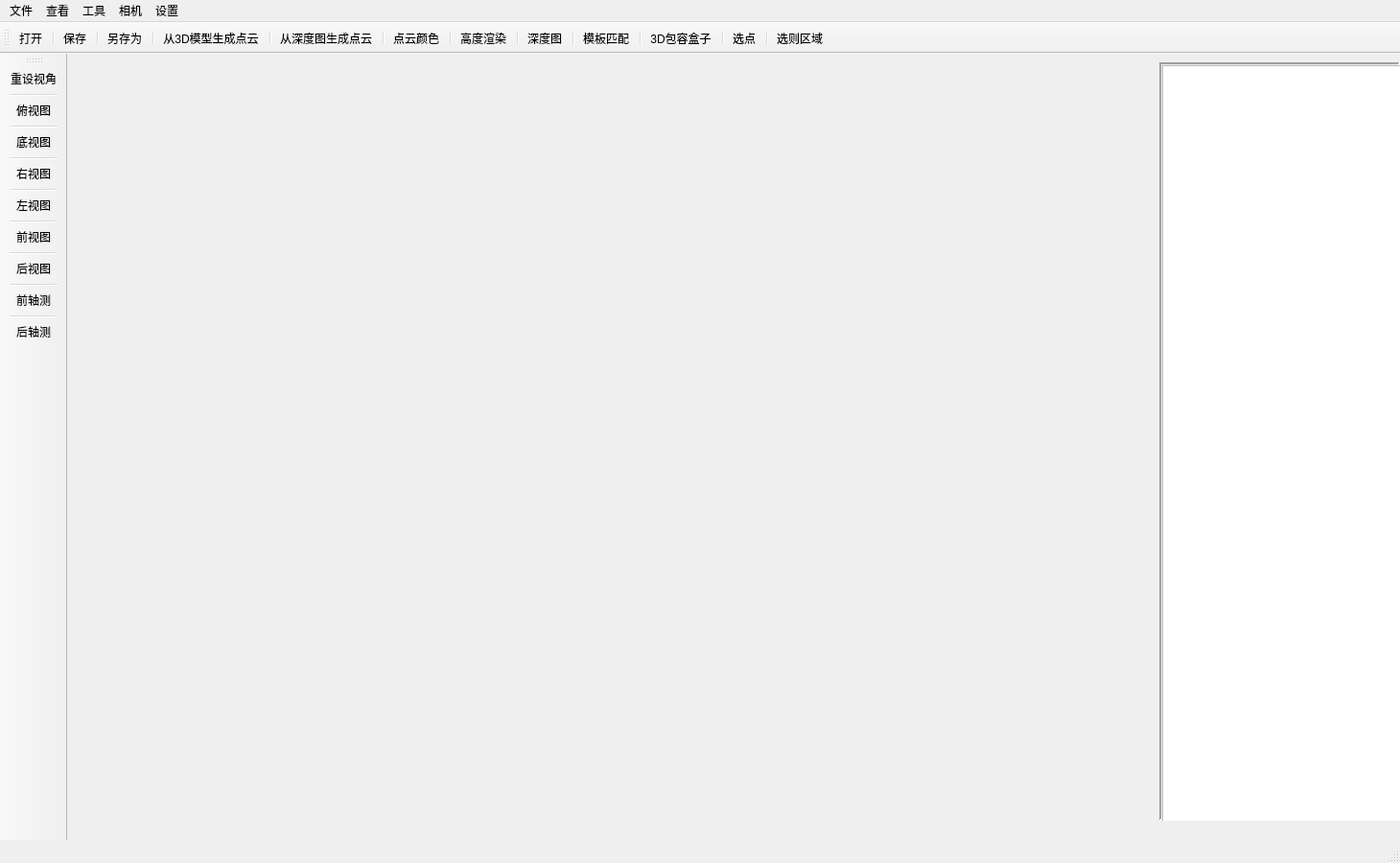
<?xml version="1.0" encoding="UTF-8"?>
<ui version="4.0">
 <class>PCLvisionClass</class>
 <widget class="QMainWindow" name="PCLvisionClass">
  <property name="geometry">
   <rect>
    <x>0</x>
    <y>0</y>
    <width>1460</width>
    <height>900</height>
   </rect>
  </property>
  <property name="minimumSize">
   <size>
    <width>1460</width>
    <height>900</height>
   </size>
  </property>
  <property name="windowTitle">
   <string>CloudVision</string>
  </property>
  <widget class="QWidget" name="centralWidget">
   <property name="minimumSize">
    <size>
     <width>900</width>
     <height>600</height>
    </size>
   </property>
   <widget class="QVTKOpenGLNativeWidget" name="qvtkWidget" native="true">
    <property name="geometry">
     <rect>
      <x>11</x>
      <y>10</y>
      <width>1121</width>
      <height>791</height>
     </rect>
    </property>
    <property name="minimumSize">
     <size>
      <width>820</width>
      <height>490</height>
     </size>
    </property>
   </widget>
   <widget class="QFrame" name="frame">
    <property name="geometry">
     <rect>
      <x>1139</x>
      <y>9</y>
      <width>251</width>
      <height>791</height>
     </rect>
    </property>
    <property name="frameShape">
     <enum>QFrame::Panel</enum>
    </property>
    <property name="frameShadow">
     <enum>QFrame::Sunken</enum>
    </property>
    <property name="lineWidth">
     <number>2</number>
    </property>
    <widget class="QPlainTextEdit" name="infoTextEdit">
     <property name="geometry">
      <rect>
       <x>3</x>
       <y>3</y>
       <width>251</width>
       <height>811</height>
      </rect>
     </property>
    </widget>
   </widget>
  </widget>
  <widget class="QToolBar" name="mainToolBar">
   <property name="minimumSize">
    <size>
     <width>0</width>
     <height>0</height>
    </size>
   </property>
   <property name="maximumSize">
    <size>
     <width>16777215</width>
     <height>60</height>
    </size>
   </property>
   <property name="iconSize">
    <size>
     <width>40</width>
     <height>40</height>
    </size>
   </property>
   <attribute name="toolBarArea">
    <enum>TopToolBarArea</enum>
   </attribute>
   <attribute name="toolBarBreak">
    <bool>false</bool>
   </attribute>
   <addaction name="action_open"/>
   <addaction name="separator"/>
   <addaction name="action_save"/>
   <addaction name="separator"/>
   <addaction name="action_saveO"/>
   <addaction name="separator"/>
   <addaction name="action_Generate"/>
   <addaction name="separator"/>
   <addaction name="action_Depth2Cloud"/>
   <addaction name="separator"/>
   <addaction name="action_setColor"/>
   <addaction name="separator"/>
   <addaction name="action_heightRamp"/>
   <addaction name="separator"/>
   <addaction name="action_DepthMap"/>
   <addaction name="separator"/>
   <addaction name="action_TemplateMatching"/>
   <addaction name="separator"/>
   <addaction name="action_BOX3D"/>
   <addaction name="separator"/>
   <addaction name="action_pickPoints"/>
   <addaction name="separator"/>
   <addaction name="action_pickArea"/>
  </widget>
  <widget class="QStatusBar" name="statusBar">
   <property name="minimumSize">
    <size>
     <width>0</width>
     <height>24</height>
    </size>
   </property>
  </widget>
  <widget class="QMenuBar" name="menuBar">
   <property name="geometry">
    <rect>
     <x>0</x>
     <y>0</y>
     <width>1460</width>
     <height>17</height>
    </rect>
   </property>
   <widget class="QMenu" name="menu">
    <property name="title">
     <string>文件</string>
    </property>
    <addaction name="action_open"/>
    <addaction name="action_save"/>
    <addaction name="action_saveO"/>
   </widget>
   <widget class="QMenu" name="menu_2">
    <property name="title">
     <string>查看</string>
    </property>
    <addaction name="action_setColor"/>
    <addaction name="action_heightRamp"/>
    <addaction name="action_DepthMap"/>
    <addaction name="action_Generate"/>
    <addaction name="action_Depth2Cloud"/>
   </widget>
   <widget class="QMenu" name="menu_3">
    <property name="title">
     <string>工具</string>
    </property>
    <widget class="QMenu" name="menu_6">
     <property name="title">
      <string>滤波</string>
     </property>
     <property name="icon">
      <iconset>
       <normaloff>image/filter.png</normaloff>image/filter.png</iconset>
     </property>
     <addaction name="action_PassThrough"/>
     <addaction name="action_RemoveOutliers"/>
     <addaction name="action_RadiusFilter"/>
     <addaction name="action_Conditional"/>
     <addaction name="action_VoxelGrid"/>
     <addaction name="action_UniformSampling"/>
     <addaction name="action_UpSampling"/>
     <addaction name="action_Projection"/>
    </widget>
    <widget class="QMenu" name="menu_5">
     <property name="title">
      <string>关键点</string>
     </property>
     <property name="icon">
      <iconset>
       <normaloff>image/keypoint.png</normaloff>image/keypoint.png</iconset>
     </property>
     <addaction name="action_NARFKeyPoint"/>
    </widget>
    <widget class="QMenu" name="menuRANSAC">
     <property name="title">
      <string>点云分割</string>
     </property>
     <property name="icon">
      <iconset>
       <normaloff>image/ransac.png</normaloff>image/ransac.png</iconset>
     </property>
     <addaction name="action_Plane"/>
     <addaction name="action_Line"/>
     <addaction name="action_Circle2D"/>
     <addaction name="action_Circle3D"/>
     <addaction name="action_Sphere"/>
     <addaction name="action_Cylinder"/>
     <addaction name="action_Cone"/>
     <addaction name="action_RegionGrow"/>
     <addaction name="action_ECE"/>
    </widget>
    <widget class="QMenu" name="menu_8">
     <property name="title">
      <string>表面法线估计</string>
     </property>
     <property name="icon">
      <iconset>
       <normaloff>image/Normal.png</normaloff>image/Normal.png</iconset>
     </property>
     <addaction name="action_Normal3D"/>
     <addaction name="action_IntegralImage"/>
    </widget>
    <widget class="QMenu" name="menu_7">
     <property name="title">
      <string>配准</string>
     </property>
     <property name="icon">
      <iconset>
       <normaloff>image/Register.png</normaloff>image/Register.png</iconset>
     </property>
     <addaction name="action_NDT"/>
     <addaction name="action_ICP"/>
    </widget>
    <widget class="QMenu" name="menu_9">
     <property name="title">
      <string>曲面重建</string>
     </property>
     <property name="icon">
      <iconset>
       <normaloff>image/surface.png</normaloff>image/surface.png</iconset>
     </property>
     <addaction name="action_Polygon"/>
     <addaction name="action_GP3"/>
    </widget>
    <addaction name="action_pickPoints"/>
    <addaction name="action_pickArea"/>
    <addaction name="action_BOX3D"/>
    <addaction name="menu_6"/>
    <addaction name="menu_5"/>
    <addaction name="menuRANSAC"/>
    <addaction name="menu_8"/>
    <addaction name="menu_7"/>
    <addaction name="menu_9"/>
    <addaction name="action_TemplateMatching"/>
   </widget>
   <widget class="QMenu" name="menu_4">
    <property name="title">
     <string>相机</string>
    </property>
    <addaction name="action_ZED"/>
    <addaction name="action_Meck"/>
   </widget>
   <widget class="QMenu" name="menu_10">
    <property name="title">
     <string>设置</string>
    </property>
    <addaction name="action_BackgroudColor"/>
   </widget>
   <addaction name="menu"/>
   <addaction name="menu_2"/>
   <addaction name="menu_3"/>
   <addaction name="menu_4"/>
   <addaction name="menu_10"/>
  </widget>
  <widget class="QToolBar" name="toolBar">
   <property name="minimumSize">
    <size>
     <width>0</width>
     <height>0</height>
    </size>
   </property>
   <property name="windowTitle">
    <string>toolBar</string>
   </property>
   <property name="iconSize">
    <size>
     <width>40</width>
     <height>40</height>
    </size>
   </property>
   <attribute name="toolBarArea">
    <enum>LeftToolBarArea</enum>
   </attribute>
   <attribute name="toolBarBreak">
    <bool>false</bool>
   </attribute>
   <addaction name="action_reset"/>
   <addaction name="separator"/>
   <addaction name="action_up"/>
   <addaction name="separator"/>
   <addaction name="action_bottom"/>
   <addaction name="separator"/>
   <addaction name="action_right"/>
   <addaction name="separator"/>
   <addaction name="action_left"/>
   <addaction name="separator"/>
   <addaction name="action_front"/>
   <addaction name="separator"/>
   <addaction name="action_back"/>
   <addaction name="separator"/>
   <addaction name="action_frontIso"/>
   <addaction name="separator"/>
   <addaction name="action_backIso"/>
  </widget>
  <action name="action_up">
   <property name="icon">
    <iconset>
     <normaloff>image/up.png</normaloff>image/up.png</iconset>
   </property>
   <property name="text">
    <string>俯视图</string>
   </property>
  </action>
  <action name="action_front">
   <property name="icon">
    <iconset>
     <normaloff>image/front.png</normaloff>image/front.png</iconset>
   </property>
   <property name="text">
    <string>前视图</string>
   </property>
   <property name="font">
    <font/>
   </property>
  </action>
  <action name="action_left">
   <property name="icon">
    <iconset>
     <normaloff>image/left.png</normaloff>image/left.png</iconset>
   </property>
   <property name="text">
    <string>左视图</string>
   </property>
   <property name="toolTip">
    <string>左视图</string>
   </property>
  </action>
  <action name="action_back">
   <property name="icon">
    <iconset>
     <normaloff>image/back.png</normaloff>image/back.png</iconset>
   </property>
   <property name="text">
    <string>后视图</string>
   </property>
  </action>
  <action name="action_right">
   <property name="icon">
    <iconset>
     <normaloff>image/right.png</normaloff>image/right.png</iconset>
   </property>
   <property name="text">
    <string>右视图</string>
   </property>
  </action>
  <action name="action_bottom">
   <property name="icon">
    <iconset>
     <normaloff>image/bottom.png</normaloff>image/bottom.png</iconset>
   </property>
   <property name="text">
    <string>底视图</string>
   </property>
  </action>
  <action name="action_open">
   <property name="icon">
    <iconset>
     <normaloff>image/open.jpeg</normaloff>image/open.jpeg</iconset>
   </property>
   <property name="text">
    <string>打开</string>
   </property>
   <property name="font">
    <font/>
   </property>
   <property name="shortcut">
    <string>Ctrl+O</string>
   </property>
  </action>
  <action name="action_heightRamp">
   <property name="icon">
    <iconset>
     <normaloff>image/heightRamp.png</normaloff>image/heightRamp.png</iconset>
   </property>
   <property name="text">
    <string>高度渲染</string>
   </property>
   <property name="shortcut">
    <string/>
   </property>
  </action>
  <action name="action_pickPoints">
   <property name="icon">
    <iconset>
     <normaloff>image/pickPoints.png</normaloff>image/pickPoints.png</iconset>
   </property>
   <property name="text">
    <string>选点</string>
   </property>
   <property name="shortcut">
    <string>Ctrl+P</string>
   </property>
  </action>
  <action name="action_frontIso">
   <property name="icon">
    <iconset>
     <normaloff>image/frontIso.png</normaloff>image/frontIso.png</iconset>
   </property>
   <property name="text">
    <string>前轴测</string>
   </property>
  </action>
  <action name="action_backIso">
   <property name="icon">
    <iconset>
     <normaloff>image/backIso.png</normaloff>image/backIso.png</iconset>
   </property>
   <property name="text">
    <string>后轴测</string>
   </property>
  </action>
  <action name="action_reset">
   <property name="icon">
    <iconset>
     <normaloff>image/reset.png</normaloff>image/reset.png</iconset>
   </property>
   <property name="text">
    <string>重设视角</string>
   </property>
   <property name="toolTip">
    <string>重设视角</string>
   </property>
   <property name="shortcut">
    <string>Ctrl+R</string>
   </property>
  </action>
  <action name="action_setColor">
   <property name="icon">
    <iconset>
     <normaloff>image/color.png</normaloff>image/color.png</iconset>
   </property>
   <property name="text">
    <string>点云颜色</string>
   </property>
  </action>
  <action name="action_pickArea">
   <property name="icon">
    <iconset>
     <normaloff>image/pickArea.png</normaloff>image/pickArea.png</iconset>
   </property>
   <property name="text">
    <string>选则区域</string>
   </property>
   <property name="toolTip">
    <string>选则区域</string>
   </property>
   <property name="shortcut">
    <string>Ctrl+A</string>
   </property>
  </action>
  <action name="action_save">
   <property name="icon">
    <iconset>
     <normaloff>image/save.png</normaloff>image/save.png</iconset>
   </property>
   <property name="text">
    <string>保存</string>
   </property>
   <property name="toolTip">
    <string>保存</string>
   </property>
   <property name="shortcut">
    <string>Ctrl+S</string>
   </property>
  </action>
  <action name="action_saveO">
   <property name="icon">
    <iconset>
     <normaloff>image/saveO.png</normaloff>image/saveO.png</iconset>
   </property>
   <property name="text">
    <string>另存为</string>
   </property>
   <property name="toolTip">
    <string>另存为</string>
   </property>
  </action>
  <action name="action_ZED">
   <property name="icon">
    <iconset>
     <normaloff>image/zed.jpg</normaloff>image/zed.jpg</iconset>
   </property>
   <property name="text">
    <string>ZED</string>
   </property>
   <property name="toolTip">
    <string>ZED相机</string>
   </property>
  </action>
  <action name="action_Meck">
   <property name="icon">
    <iconset>
     <normaloff>image/meck.png</normaloff>image/meck.png</iconset>
   </property>
   <property name="text">
    <string>Meck</string>
   </property>
   <property name="toolTip">
    <string>Meck相机</string>
   </property>
  </action>
  <action name="action_PassThrough">
   <property name="text">
    <string>直通滤波</string>
   </property>
   <property name="toolTip">
    <string>直通滤波</string>
   </property>
  </action>
  <action name="action_VoxelGrid">
   <property name="text">
    <string>体素滤波</string>
   </property>
   <property name="toolTip">
    <string>降采样</string>
   </property>
  </action>
  <action name="action_RemoveOutliers">
   <property name="text">
    <string>离群点移除</string>
   </property>
   <property name="toolTip">
    <string>离群点移除</string>
   </property>
  </action>
  <action name="action_RadiusFilter">
   <property name="text">
    <string>半径滤波</string>
   </property>
   <property name="toolTip">
    <string>半径滤波</string>
   </property>
  </action>
  <action name="action_Projection">
   <property name="text">
    <string>投影</string>
   </property>
   <property name="toolTip">
    <string>投影</string>
   </property>
  </action>
  <action name="action_DepthMap">
   <property name="icon">
    <iconset>
     <normaloff>image/depthmap.png</normaloff>image/depthmap.png</iconset>
   </property>
   <property name="text">
    <string>深度图</string>
   </property>
   <property name="toolTip">
    <string>从点云创建深度图</string>
   </property>
  </action>
  <action name="action_NARFKeyPoint">
   <property name="text">
    <string>NARF关键点</string>
   </property>
   <property name="toolTip">
    <string>NARF关键点</string>
   </property>
  </action>
  <action name="action_Plane">
   <property name="text">
    <string>平面</string>
   </property>
   <property name="toolTip">
    <string>平面</string>
   </property>
  </action>
  <action name="action_Line">
   <property name="text">
    <string>直线</string>
   </property>
   <property name="toolTip">
    <string>直线</string>
   </property>
  </action>
  <action name="action_Circle2D">
   <property name="text">
    <string>2D圆</string>
   </property>
   <property name="toolTip">
    <string>2D圆</string>
   </property>
  </action>
  <action name="action_Circle3D">
   <property name="text">
    <string>3D圆</string>
   </property>
   <property name="toolTip">
    <string>3D圆</string>
   </property>
  </action>
  <action name="action_Sphere">
   <property name="text">
    <string>球</string>
   </property>
   <property name="toolTip">
    <string>球</string>
   </property>
  </action>
  <action name="action_Cylinder">
   <property name="text">
    <string>圆柱体</string>
   </property>
  </action>
  <action name="action_Cone">
   <property name="text">
    <string>圆锥体</string>
   </property>
  </action>
  <action name="action_RegionGrow">
   <property name="text">
    <string>区域生长</string>
   </property>
   <property name="toolTip">
    <string>区域生长</string>
   </property>
  </action>
  <action name="action_PerpendicularPlane">
   <property name="text">
    <string>垂直平面</string>
   </property>
  </action>
  <action name="action_NormalPlane">
   <property name="text">
    <string>法向平面</string>
   </property>
  </action>
  <action name="action_NormalSphere">
   <property name="text">
    <string>法向球</string>
   </property>
  </action>
  <action name="action_Registration">
   <property name="text">
    <string>配准模型</string>
   </property>
  </action>
  <action name="action_Registration2D">
   <property name="text">
    <string>二维配准模型</string>
   </property>
  </action>
  <action name="action_ParallelPlane">
   <property name="text">
    <string>平行平面</string>
   </property>
  </action>
  <action name="action_NormalParallelPlane">
   <property name="text">
    <string>法向平行平面</string>
   </property>
  </action>
  <action name="action_Stick">
   <property name="text">
    <string>棍模型</string>
   </property>
  </action>
  <action name="action_Ellipse3D">
   <property name="text">
    <string>三维椭圆</string>
   </property>
  </action>
  <action name="action_NormalSphere_2">
   <property name="text">
    <string>法向球</string>
   </property>
  </action>
  <action name="action_Conditional">
   <property name="text">
    <string>条件滤波</string>
   </property>
  </action>
  <action name="action_UniformSampling">
   <property name="text">
    <string>均匀采样</string>
   </property>
  </action>
  <action name="action_UpSampling">
   <property name="text">
    <string>上采样</string>
   </property>
  </action>
  <action name="action_Normal3D">
   <property name="text">
    <string>3D法线估计</string>
   </property>
  </action>
  <action name="action_IntegralImage">
   <property name="text">
    <string>积分图法</string>
   </property>
  </action>
  <action name="action_NDT">
   <property name="text">
    <string>正态分布变换配准(NDT)</string>
   </property>
  </action>
  <action name="action_ICP">
   <property name="text">
    <string>迭代最近点(ICP)</string>
   </property>
  </action>
  <action name="action_TemplateMatching">
   <property name="icon">
    <iconset>
     <normaloff>image/TemplateMatching.png</normaloff>image/TemplateMatching.png</iconset>
   </property>
   <property name="text">
    <string>模板匹配</string>
   </property>
   <property name="shortcut">
    <string>Ctrl+T</string>
   </property>
  </action>
  <action name="action_ECE">
   <property name="text">
    <string>欧式聚类提取</string>
   </property>
  </action>
  <action name="action_Polygon">
   <property name="text">
    <string>多边形拟合</string>
   </property>
  </action>
  <action name="action_GP3">
   <property name="text">
    <string>三角化</string>
   </property>
  </action>
  <action name="action_BOX3D">
   <property name="icon">
    <iconset>
     <normaloff>image/BOX3D.png</normaloff>image/BOX3D.png</iconset>
   </property>
   <property name="text">
    <string>3D包容盒子</string>
   </property>
   <property name="shortcut">
    <string>Ctrl+B</string>
   </property>
  </action>
  <action name="action_Generate">
   <property name="icon">
    <iconset>
     <normaloff>image/generate.png</normaloff>image/generate.png</iconset>
   </property>
   <property name="text">
    <string>从3D模型生成点云</string>
   </property>
  </action>
  <action name="action_Depth2Cloud">
   <property name="icon">
    <iconset>
     <normaloff>image/depth2pcd.png</normaloff>image/depth2pcd.png</iconset>
   </property>
   <property name="text">
    <string>从深度图生成点云</string>
   </property>
  </action>
  <action name="action_BackgroudColor">
   <property name="icon">
    <iconset>
     <normaloff>image/BackgroundColor.png</normaloff>image/BackgroundColor.png</iconset>
   </property>
   <property name="text">
    <string>背景颜色</string>
   </property>
  </action>
 </widget>
 <layoutdefault spacing="6" margin="11"/>
 <customwidgets>
  <customwidget>
   <class>QVTKOpenGLNativeWidget</class>
   <extends>QWidget</extends>
   <header>qvtkopenglnativewidget.h</header>
   <container>1</container>
  </customwidget>
 </customwidgets>
 <resources>
  <include location="PCLvision.qrc"/>
  <include location="PCLvision.qrc"/>
 </resources>
 <connections/>
</ui>
